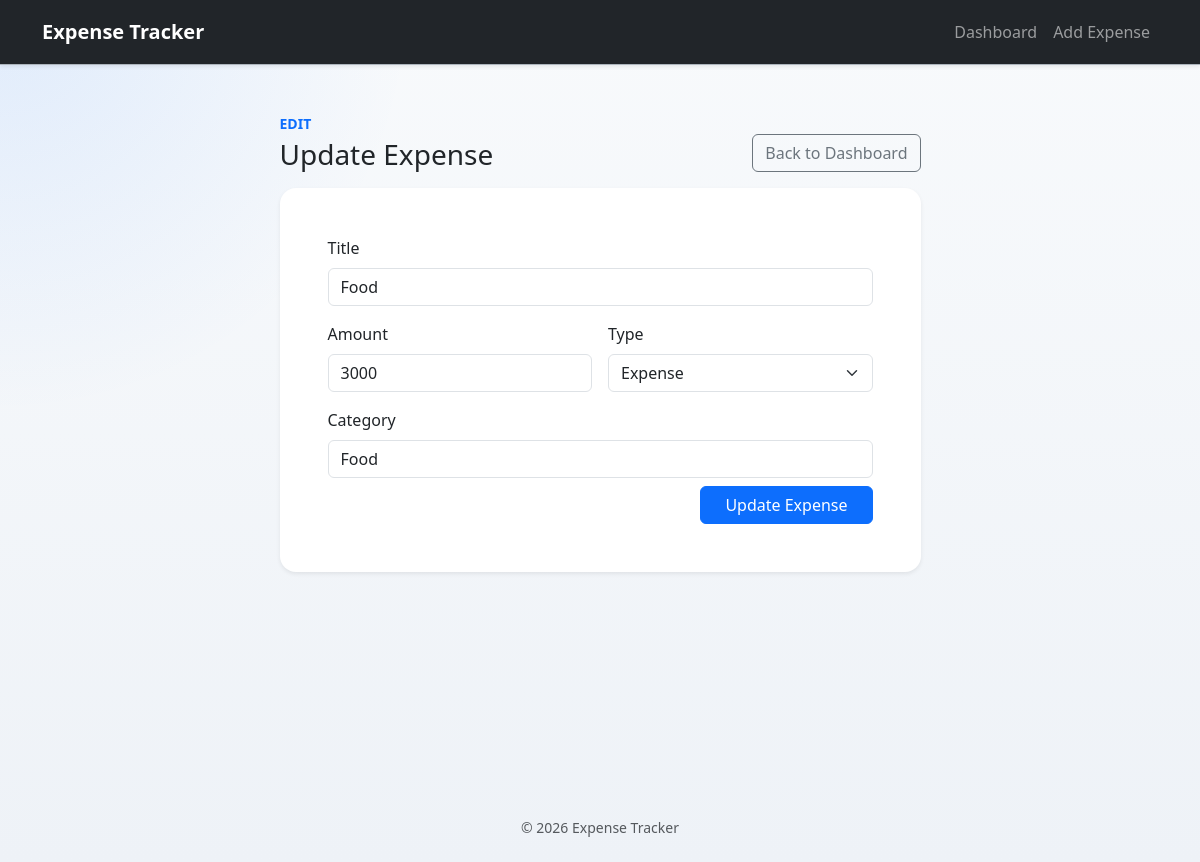
The app's page /update/5/ with its own data.
### expense/models.py (models this page shows, shortened)
class Transaction(models.Model):
    types=[
        "Income",
        "Expense"
    ]
    title=models.CharField(max_length=100)
    amount=models.BigIntegerField()
    type=models.CharField(max_length=10, choices=[(t, t) for t in types])
    date=models.DateTimeField(auto_now_add=True)
    category=models.CharField(max_length=100)

### expense/views.py (the view, shortened to what this page needs)
# urls.py: path("update/<int:pk>/",views.update_expense,name="update_expense"),
def update_expense(request,pk):
    expense=get_object_or_404(Transaction,pk=pk)
    return render(request,"update_expense.html",{"expense":expense})

### templates/update_expense.html (shortened to what this page needs)
{% extends 'base.html' %}
{% block content %}
<div class="row justify-content-center">
    <div class="col-12 col-lg-8 col-xl-7">
        <div class="d-flex align-items-end justify-content-between gap-3 mb-3">
            <div>
                <p class="text-uppercase text-primary fw-semibold small mb-1">Edit</p>
                <h1 class="h3 mb-0">Update Expense</h1>
            </div>
            <a href="{% url 'expenses_list' %}" class="btn btn-outline-secondary">Back to Dashboard</a>
        </div>
        <div class="card page-card shadow-sm">
            <div class="card-body p-4 p-md-5">
                <form method="POST" class="row g-3">
                    <div class="col-12">
                        <label for="title" class="form-label">Title</label>
                        <input type="text" class="form-control" name="title" id="title" value="{{ expense.title }}">
                    </div>
                    <div class="col-12 col-md-6">
                        <label for="amount" class="form-label">Amount</label>
                        <input type="number" class="form-control" name="amount" id="amount" value="{{ expense.amount }}">
                    </div>
                    <div class="col-12 col-md-6">
                        <label for="type" class="form-label">Type</label>
                        <select name="type" id="type" class="form-select">
                            <option value="Expense" {% if expense.type == 'Expense' %}selected{% endif %}>Expense</option>
                        </select>
                    </div>
                    <div class="col-12">
                        <label for="category" class="form-label">Category</label>
                        <input type="text" class="form-control" name="category" id="category" value="{{ expense.category }}">
                    </div>
                    <div class="col-12 d-grid d-md-flex justify-content-md-end mt-2">
                        <button type="submit" class="btn btn-primary px-4">Update Expense</button>
                    </div>
                </form>
            </div>
        </div>
    </div>
</div>
{% endblock content %}

### templates/base.html (style rules this page uses)
body { background: radial-gradient(circle at top left, rgba(13, 110, 253, 0.10), transparent 28%), linear-gradient(180deg, #f8fafc 0%, #eef2f7 100%); min-height: 100vh; }
.page-card { border: 0; border-radius: 1rem; }

### records on screen
Transaction: title "Food", amount "3000", type "Expense", category "Food"
